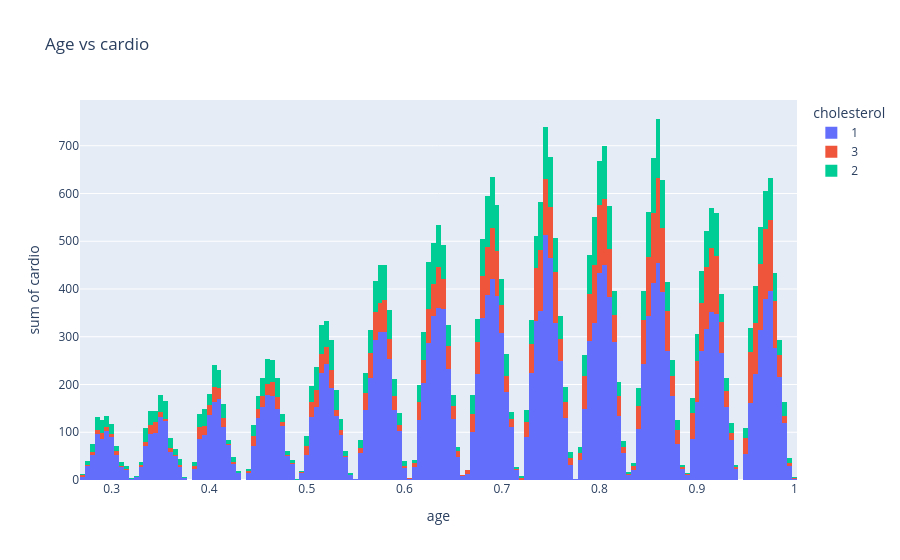

Notebook cell for this chart:
### Code cell
#cardiac failure
px.histogram(title= "Age vs cardio" , data_frame= cardiac_failure , x = 'age',
y= 'cardio' , color='cholesterol' )

### Figure 1 — Plotly figure (JSON) as saved in the notebook; plotly's stock layout.template omitted (floating-point values rounded to 4 significant figures; data arrays with more than 128 entries replaced by an {"elided": "..."} marker saying what was removed)
{"data": [{"bingroup": "x", "histfunc": "sum", "hovertemplate": "cholesterol=1<br>age=%{x}<br>sum of cardio=%{y}<extra></extra>", "legendgroup": "1", "marker": {"color": "#636efa", "pattern": {"shape": ""}}, "name": "1", "orientation": "v", "showlegend": true, "type": "histogram", "x": {"elided": "52385 float values"}, "xaxis": "x", "y": {"elided": "52385 int values"}, "yaxis": "y"}, {"bingroup": "x", "histfunc": "sum", "hovertemplate": "cholesterol=3<br>age=%{x}<br>sum of cardio=%{y}<extra></extra>", "legendgroup": "3", "marker": {"color": "#EF553B", "pattern": {"shape": ""}}, "name": "3", "orientation": "v", "showlegend": true, "type": "histogram", "x": {"elided": "8066 float values"}, "xaxis": "x", "y": {"elided": "8066 int values"}, "yaxis": "y"}, {"bingroup": "x", "histfunc": "sum", "hovertemplate": "cholesterol=2<br>age=%{x}<br>sum of cardio=%{y}<extra></extra>", "legendgroup": "2", "marker": {"color": "#00cc96", "pattern": {"shape": ""}}, "name": "2", "orientation": "v", "showlegend": true, "type": "histogram", "x": {"elided": "9549 float values"}, "xaxis": "x", "y": {"elided": "9549 int values"}, "yaxis": "y"}], "layout": {"barmode": "relative", "legend": {"title": {"text": "cholesterol"}, "tracegroupgap": 0}, "title": {"text": "Age vs cardio"}, "xaxis": {"anchor": "y", "domain": [0, 1], "title": {"text": "age"}}, "yaxis": {"anchor": "x", "domain": [0, 1], "title": {"text": "sum of cardio"}}}}
